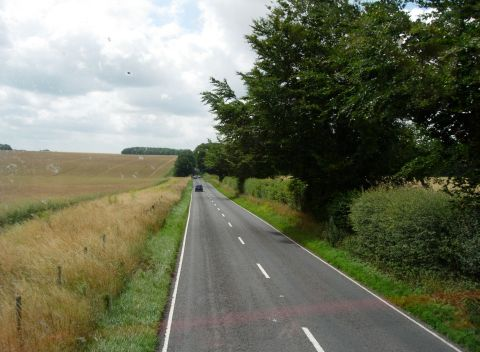
//> input picture opencv2_Canny/opencv2_Canny/road.jpg, 480 x 352 px
$ ./main   (built with g++ and OpenCV 4)
//> lines starting //> are read from the running program, lines starting //| are printed output that depends on the picture; after the words box and inside, x2 and y2 are one past the last pixel; in counts of white or black regions, pixels touching at a corner belong together
### opencv2_Canny/opencv2_Canny/circlesFinder.h
#ifndef CIRCLESFINDERS_H
#define CIRCLESFINDERS_H
#include <iostream>
#include <opencv2/opencv.hpp>
using namespace std;
using namespace cv;
class circlesFinder
{
public:
	circlesFinder();
	~circlesFinder();

	void setdpAndmindist(double d_p, double mdist){
		dp = d_p;
		minDist = mdist;
	}
	void setparam(double param_1, double param_2){
		param1 = param_1;
		param2 = param_2;
	}
	void setRadius(double miRadius, double maRadius){
		minRadius = miRadius;
		maxRadius = maRadius;
	}
	vector<Vec3f> findcircles(Mat &img){
		//circles.clear();
		GaussianBlur(img, img, Size(5, 5), 1.5);
		cvtColor(img, img, COLOR_BGR2GRAY);
		HoughCircles(img, circles, CV_HOUGH_GRADIENT, dp, minDist, param1, param2, minRadius, maxRadius);
		return circles;
	}
	void drawCircles(Mat &img, Scalar color = Scalar::all(255)){
		vector<Vec3f>::const_iterator itc = circles.begin();
		while (itc!=circles.end())
		{
			circle(img, Point((*itc)[0], (*itc)[1]), (*itc)[2], color, 2);
			++itc;
		}
	}

private:
	Mat image;
	double dp;//用来检测圆心的累加器图像的分辨率与输入图像之比的倒数
	double minDist;
	double param1;
	double param2;

	int minRadius;
	int maxRadius;
	vector<Vec3f> circles;

};

circlesFinder::circlesFinder() :dp(2), minDist(50.), param1(100.), param2(100.), minRadius(0.), maxRadius(0.)
{
}

circlesFinder::~circlesFinder()
{
}

#endif

### opencv2_Canny/opencv2_Canny/LinesFinder.h
#ifndef LINESFINDER_H
#define LINESFINDER_H
#include <iostream>
#include <opencv2/opencv.hpp>
using namespace cv;
using namespace std;
#define PI 3.1415926
class linesFinder
{
public:
	linesFinder();
	~linesFinder();


	// Set the resolution of the accumulator
	// [4 lines left out: function setAccResolution, not called in this run]
	void setminVote(int mVote){
		minVote = mVote;
	}
	void setmLengthAndmGap(double mLength, double mGap){
		minLength = mLength;
		maxGap = mGap;
	}
	vector<Vec4i> findLines(Mat &binary){
		lines.clear();
		HoughLinesP(binary, lines, deltaRho, deltaTheta, minVote, minLength, maxGap);
		return lines;
	}
	void drawDetectorLines(Mat &image, Scalar color = Scalar(255, 255, 255)){
		vector<Vec4i>::const_iterator it2 = lines.begin();
		while (it2!=lines.end())
		{
			Point pt1((*it2)[0], (*it2)[1]);
			Point pt2((*it2)[2], (*it2)[3]);
			line(image, pt1, pt2, color);
			++it2;
		}
	}
private:
	Mat img;
	vector<Vec4i> lines;
	double deltaRho;
	double deltaTheta;
	int minVote;
	double minLength;
	double maxGap;
};

linesFinder::linesFinder() :deltaRho(1), deltaTheta(PI / 180), minVote(10), minLength(0.), maxGap(0.)
{
}


linesFinder::~linesFinder()
{
}


#endif

### opencv2_Canny/opencv2_Canny/main.cpp
#include <iostream>
#include <opencv2/opencv.hpp>
#include <iomanip>
#include "LinesFinder.h"
#include "circlesFinder.h"
using namespace cv;
using namespace std;
#define  PI 3.1415926

int main()
{
	Mat image = imread("road.jpg", 0);
//> image: 352 rows x 480 cols, CV_8UC1; min 0, max 255, mean 111
	if (!image.data) return -1;

	namedWindow("original image", WINDOW_AUTOSIZE);
	imshow("original image", image);

	Mat countours;
	Canny(image, countours, 125, 350);
//> countours: 352 rows x 480 cols, CV_8UC1; 4.1% white in thin lines or dots

	namedWindow("Canny image", WINDOW_AUTOSIZE);
	imshow("Canny image", countours);

	Mat countours_inv;
	threshold(countours, countours_inv, 128, 255, THRESH_BINARY_INV);
//> countours_inv: 352 rows x 480 cols, CV_8UC1; 95.9% white; black in thin lines or dots
	namedWindow("Canny image Inv", WINDOW_AUTOSIZE);
	imshow("Canny image Inv", countours_inv);

	Mat sobel_x, sobel_y;
	//Compute norm of Sobel
	Sobel(image, sobel_x, CV_16S, 1, 0);
	Sobel(image, sobel_y, CV_16S, 0, 1);

	//imshow("sobel_y_y", sobel_y);
	Mat sobel_norm;
	sobel_norm = abs(sobel_x) + abs(sobel_y);
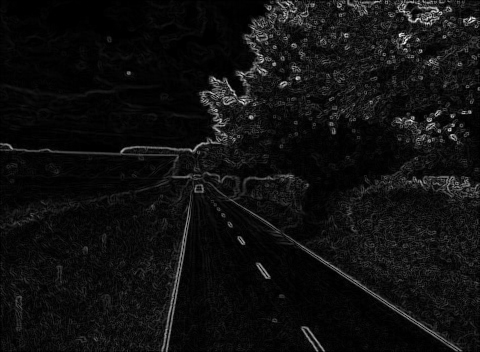
//> sobel_norm: 352 rows x 480 cols, CV_16SC1; min 0, max 1106, mean 70.4; drawn with min black and max white
	//imshow("sobel norm", sobel_norm);

	double sobel_min, sobel_max;
	minMaxLoc(sobel_norm, &sobel_min, &sobel_max);
//> sobel_min = 0; sobel_max = 1106
	cout << "sobel value range: " << sobel_min << "  " << sobel_max << endl;
//| sobel value range: 0  1106

	// Print window pixel values
	for (int i = 0; i < 12; i++) {
		for (int j = 0; j < 12; j++)
			std::cout << setw(5) << static_cast<int>(sobel_norm.at<short>(i + 135, j + 362)) << " "; //setw()设置域宽
		std::cout << std::endl;
	}
	std::cout << std::endl;
	std::cout << std::endl;
	std::cout << std::endl;

	// Conversion to 8 - bit image
	// sobelImage = -alpha*sobel + 255

	Mat sobel_image;
	sobel_norm.convertTo(sobel_image, CV_8U, -255. / sobel_max, 255);
	namedWindow("sobel image", WINDOW_AUTOSIZE);
	imshow("sobel image", sobel_image);

	Mat SobelThreshold;
	threshold(sobel_image, SobelThreshold, 180, 255, THRESH_BINARY);
//> SobelThreshold: 352 rows x 480 cols, CV_8UC1; 96.8% white; black in thin lines or dots
	namedWindow("sobelThreshold_norm", WINDOW_AUTOSIZE);
	imshow("sobelThreshold_norm", SobelThreshold);
	//another 可以sobel之后阈值化
	Mat src = imread("road.jpg",0);
	imshow("src", src);
	Mat x, y;
	Sobel(src, x, CV_16S, 1, 0);
	Sobel(src, y, CV_16S, 0, 1);
	Mat abs_x, abs_y;
	convertScaleAbs(x, abs_x);
	convertScaleAbs(y, abs_y);
	Mat dst;
	dst = abs_y + abs_x;
	threshold(dst, dst, 128, 255, THRESH_BINARY_INV);
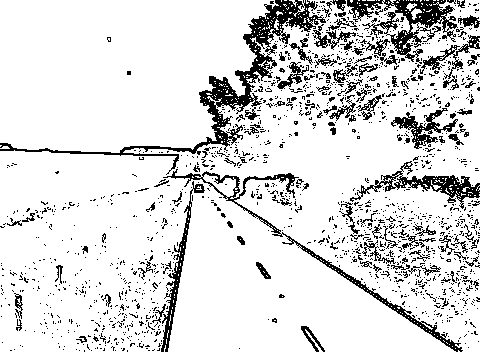
//> dst: 352 rows x 480 cols, CV_8UC1; 86% white; black in thin lines or dots
	imshow("abs", dst);

	//hough
	vector<Vec2f> lines;
	HoughLines(countours, lines, 1, PI / 180, 80);
//> lines = 15 lines (rho, theta), first 12: [42, 2.15], [35, 2.16], [224, 0.17], [45, 2.15], [149, 1.61], [226, 0.19], [219, 0.16], [222, 0.17], [52, 2.13], [28, 2.18], [230, 0.21], [168, 1.61]

	// Draw the lines
	cv::Mat result(countours.rows, countours.cols, CV_8U, cv::Scalar(255));
	image.copyTo(result);

	std::cout << "Lines detected: " << lines.size() << std::endl;
//| Lines detected: 15

	vector<Vec2f>::const_iterator it = lines.begin();
	while (it!=lines.end())
	{
		float rho = (*it)[0]; //距离 rho
		float theta = (*it)[1]; //角度theta
		if (theta < PI / 4||theta>3.*PI/4.)
		{
			Point pt1(rho / cos(theta),0);
			Point pt2((rho - result.rows*sin(theta)) / cos(theta), result.cols);
			line(image, pt1, pt2, Scalar(255), 1);
		}
		else
		{
			Point pt1(0, rho/sin(theta));
			Point pt2(result.cols, (rho - result.cols*cos(theta)) / sin(theta));
			line(image, pt1, pt2, Scalar(255), 1);
		}
		++it;
	}
//> this loop made 15 passes
//> (rho, theta, pt1, pt2) on passes 1 to 12: (42, 2.15, Point(0, 50), Point(480, 361)), (35, 2.16, Point(0, 42), Point(480, 365)), (224, 0.175, Point(227, 0), Point(165, 480)), (45, 2.15, Point(0, 53), Point(480, 365)), (149, 1.61, Point(0, 149), Point(480, 165)), (226, 0.192, Point(230, 0), Point(161, 480)), (219, 0.157, Point(221, 0), Point(165, 480)), (222, 0.175, Point(225, 0), Point(163, 480)), (52, 2.13, Point(0, 61), Point(480, 361)), (28, 2.18, Point(0, 34), Point(480, 370)), (230, 0.209, Point(235, 0), Point(160, 480)), (168, 1.61, Point(0, 168), Point(480, 184))
	imshow("hough", image);


	//houghP
	linesFinder finder;
	finder.setmLengthAndmGap(100, 20);
	finder.setminVote(80);
	vector<Vec4i> lines2;
	lines2= finder.findLines(countours);
//> in findLines, `HoughLinesP(binary, lines, deltaRho, deltaTheta, minVote, minLength, m..`: lines = 7 lines (x1, y1, x2, y2): [262, 221, 459, 349], [332, 268, 447, 345], [166, 351, 189, 218], [0, 149, 177, 155], [162, 351, 185, 231], [152, 147, 290, 237], [189, 174, 294, 178]
//> lines2 = 7 items: [262, 221, 459, 349], [332, 268, 447, 345], [166, 351, 189, 218], [0, 149, 177, 155], [162, 351, 185, 231], [152, 147, 290, 237], [189, 174, 294, 178]
	cout << "lines number:" <<lines2.size()<<endl;
//| lines number:7
	finder.drawDetectorLines(src);
//> the loop in drawDetectorLines, `while (it2!=lines.end())` made 7 passes
//> after the loop in drawDetectorLines, `while (it2!=lines.end())`: image: 352 rows x 480 cols, CV_8UC1; min 0, max 255, mean 111.7
	namedWindow("hough_p", WINDOW_AUTOSIZE);
	imshow("hough_p", src);

	//houghCircle
	Mat circle = imread("chariot.jpg");
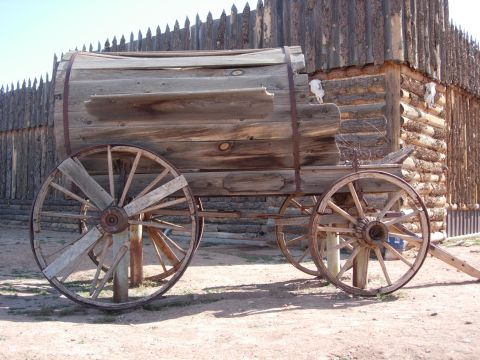
//> input picture opencv2_Canny/opencv2_Canny/chariot.jpg, 480 x 360 px
//> circle is the input picture: 360 rows x 480 cols, CV_8UC3; mean B, G, R 134.3, 135.8, 148.6
	Mat circle_origin = imread("chariot.jpg");
	circlesFinder finderC;
	finderC.setdpAndmindist(2, 50);
	finderC.setparam(200, 100),
	finderC.setRadius(25, 100);
	vector<Vec3f> circles;
	circles = finderC.findcircles(circle);
//> in findcircles, `HoughCircles(img, circles, CV_HOUGH_GRADIENT, dp, minDist, param1, par..`: circles = 4 circles (x, y, radius): [369, 235, 61.4], [117, 221, 76.8], [421, 239, 48.2], [399, 193, 39.4]
//> circles = 4 items: [369, 235, 61.4], [117, 221, 76.8], [421, 239, 48.2], [399, 193, 39.4]
	cout << "circles number:" << circles.size() << endl;
//| circles number:4
	finderC.drawCircles(circle_origin);
//> the loop in drawCircles, `while (itc!=circles.end())` made 4 passes
//> after the loop in drawCircles, `while (itc!=circles.end())`:
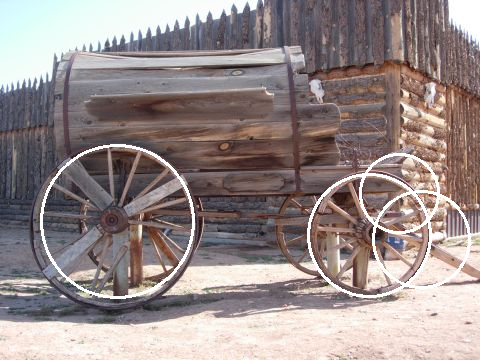
//> img: 360 rows x 480 cols, CV_8UC3; 2.44% of pixels changed, all inside (x1, y1, x2, y2) = (40, 144, 471, 299)
	namedWindow("hough_circle", WINDOW_AUTOSIZE);
	imshow("hough_circle", circle_origin);

	//fit line

	//int n = 0;
	Mat oneline(countours.size(), CV_8U, Scalar(0));
	for (int n = 0; n !=lines2.size(); n++){
		line(oneline, Point(lines2[n][0], lines2[n][1]), Point(lines2[n][2], lines2[n][3]), Scalar(255), 5);

	}
//> this loop made 7 passes
//> oneline: 352 rows x 480 cols, CV_8UC1; 3.7% white; 2 white regions, box (x1, y1, x2, y2) and area: (0, 144, 463, 352) 4935, (159, 215, 193, 352) 1336
	bitwise_and(countours, oneline, oneline);
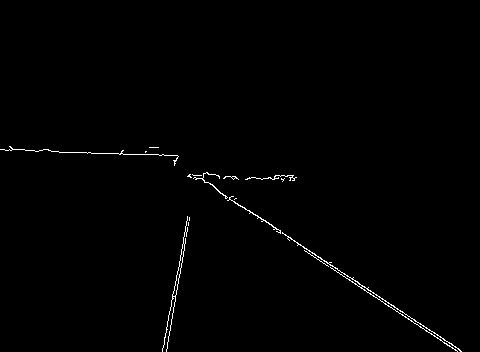
//> oneline: 352 rows x 480 cols, CV_8UC1; 0.74% white in thin lines or dots, all inside (x1, y1, x2, y2) = (0, 146, 462, 352)
	threshold(oneline, oneline, 180, 255, THRESH_BINARY_INV);
	imshow("oneline", oneline);

	vector<Point>points;
	for (int y = 0; y < oneline.rows; y++){
		uchar*rowPtr = oneline.ptr<uchar>(y);
		for (int x = 0; x < oneline.cols; x++){
			if (rowPtr[x]){
				points.push_back(Point(x, y));
			}
		}
	}
//> after the loop, points = 167716 items
	Vec4f lines3;
	fitLine(Mat(points), lines3, CV_DIST_L2, 0, 0.01, 0.01);//前2项是反向向量，后两项是直线点坐标
//> lines3 = [1, -0.00444, 239.4, 175]
	cout << "line: (" << lines3[0] << "," << lines3[1] << ")(" << lines3[2] << "," << lines3[3] << ")\n";
//| line: (0.99999,-0.00443601)(239.432,175.014)

	int x0 = lines3[2];//直线上的点
//> x0 = 239
	int y0 = lines3[3];
//> y0 = 175
	int x1 = x0 - 200 * lines3[0];//直线上的向量
//> x1 = 39
	int y1 = y0 - 200 * lines3[1];
//> y1 = 175
	Mat origin = imread("road.jpg");
//> origin is the input picture: 352 rows x 480 cols, CV_8UC3; mean B, G, R 93.6, 114.3, 111.1
	line(origin, Point(x0, y0), Point(x1, y1), Scalar(0), 3);
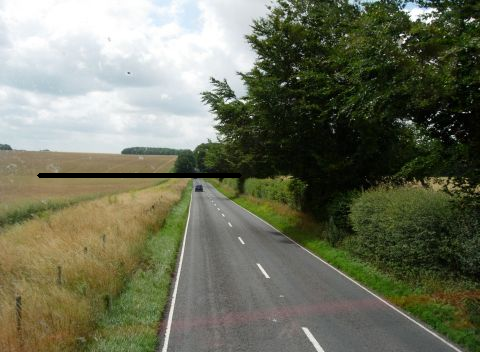
//> origin: 352 rows x 480 cols, CV_8UC3; 0.6% of pixels changed, all inside (x1, y1, x2, y2) = (37, 173, 242, 178)
	imshow("fitline", origin);

	//fit ellispse
	RotatedRect rrect = fitEllipse(Mat(points));
//> rrect = centre (239.1, 175.4), size (340, 463.7), angle 89.9
	ellipse(image, rrect, Scalar(0));
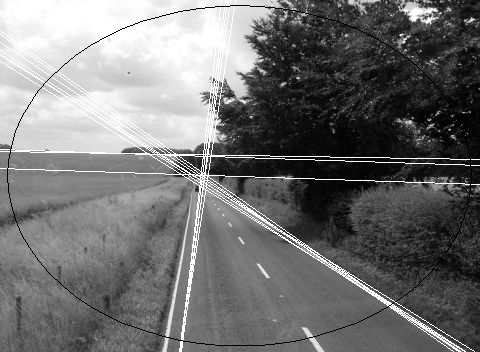
//> image: 352 rows x 480 cols, CV_8UC1; min 0, max 255, mean 114.3
	imshow("ellispse", image);


	waitKey(0);
}
